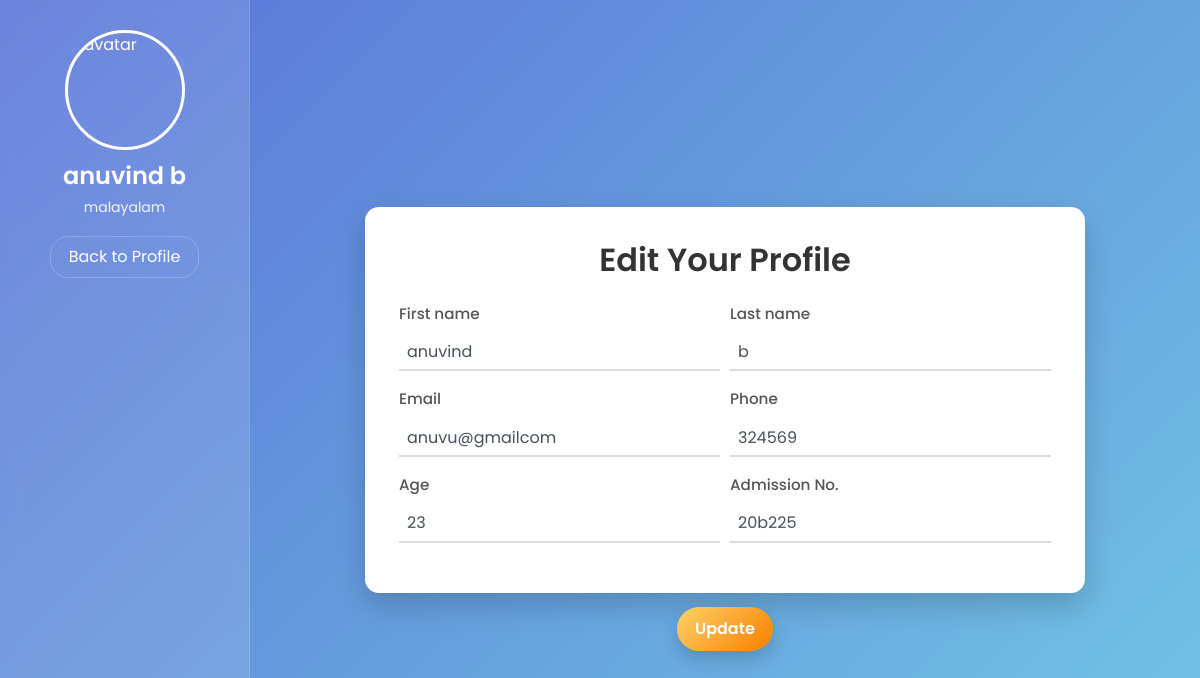
The app's page /student_profile_edit/ (signed in) with its own data.
### school_app/models.py (models this page shows)
class Student(models.Model):
    department_id = models.ForeignKey(Department,on_delete=models.CASCADE)
    student_id = models.ForeignKey(User, on_delete=models.CASCADE)
    phone = models.BigIntegerField()
    age = models.IntegerField()
    admission_number = models.CharField(max_length=20, null=False, blank=False)
    class Meta:
        db_table = 'student'

class User(AbstractUser):
    user_type = models.CharField(max_length= 30)

class Department(models.Model):
    department_name = models.CharField(max_length=40)
    class Meta:
        db_table = 'department'

### school_app/views.py (the view, shortened to what this page needs)
# urls.py: path('student_profile_edit/', views.student_profile_edit, name='student_profile_edit'),
@login_required(login_url='login_page')
def student_profile_edit(request):
    if request.user.user_type != 'student':
        return redirect('login_page')
    student = get_object_or_404(Student, student_id=request.user)
    if request.method == 'GET':
        return render(request, 'student_profile_edit.html', {
            'student': student,
        })

### school_app/templates/student_profile_edit.html (shortened to what this page needs)
<!DOCTYPE html>
<html lang="en">
<head>
  <link rel="stylesheet" href="https://cdn.jsdelivr.net/npm/bootstrap@4.3.1/dist/css/bootstrap.min.css">
</head>
<body>
  <div class="sidebar" aria-hidden="false">
    <img src="https://cdn-icons-png.flaticon.com/512/847/847969.png" alt="avatar">
    <h4>{{ student.student_id.first_name }} {{ student.student_id.last_name }}</h4>
    <p>{{ student.department_id.department_name }}</p>
    <a href="{% url 'student_profile' %}">Back to Profile</a>
  </div>
  <div class="main">
    <div class="form-card" id="formCard">
      <h2>Edit Your Profile</h2>
      <form id="profileForm" method="POST" novalidate>
        <div class="form-row">
          <div class="form-group col-md-6">
            <label for="first_name">First name</label>
            <input id="first_name" name="first_name" class="form-control" value="{{ student.student_id.first_name }}" required>
          </div>
          <div class="form-group col-md-6">
            <label for="last_name">Last name</label>
            <input id="last_name" name="last_name" class="form-control" value="{{ student.student_id.last_name }}" required>
          </div>
        </div>
        <div class="form-row">
          <div class="form-group col-md-6">
            <label for="email">Email</label>
            <input id="email" name="email" type="email" class="form-control" value="{{ student.student_id.email }}" required>
          </div>
          <div class="form-group col-md-6">
            <label for="phone">Phone</label>
            <input id="phone" name="phone" class="form-control" value="{{ student.phone }}" required>
          </div>
        </div>
        <div class="form-row">
          <div class="form-group col-md-6">
            <label for="age">Age</label>
            <input id="age" name="age" type="number" class="form-control" value="{{ student.age }}" required>
          </div>
          <div class="form-group col-md-6">
            <label for="admission">Admission No.</label>
            <input id="admission" name="admission_number" class="form-control" value="{{ student.admission_number|default:'' }}">
          </div>
        </div>
      </form>
    </div>
  </div>
  <button id="updateBtn" class="action-btn" aria-label="Update profile">Update</button>
</body>
</html>

### school_app/templates/student_profile_edit.html (style rules this page uses)
:root { --accent:#5A73D8; --accent-2:#70C6E4; --btn-grad-1:#ffd166; --btn-grad-2:#f77f00; }
html,body { height:100%; margin:0; font-family:"Poppins",sans-serif; }
body { display:flex; min-height:100vh; background: linear-gradient(135deg, var(--accent), var(--accent-2)); overflow:hidden; }
.sidebar { width:250px; padding:30px 18px; background: rgba(255,255,255,0.12); backdrop-filter: blur(8px); color:#fff; display:flex; flex-direction:column; align-items:center; border-right: 1px solid rgba(255,255,255,0.12); box-sizing:border-box; z-index: 2; }
.sidebar img { width:120px; height:120px; border-radius:50%; border:3px solid #fff; object-fit:cover; }
.sidebar h4 { margin:12px 0 6px; font-weight:600; }
.sidebar p { margin:0; opacity:0.9; font-size:14px; }
.sidebar a { margin-top:18px; color:#fff; text-decoration:none; padding:8px 18px; border-radius:18px; border:1px solid rgba(255,255,255,0.2); transition:all .2s; }
.main { flex:1; display:flex; align-items:center; justify-content:center; padding:40px; box-sizing:border-box; position:relative; }
.form-card { width:100%; max-width:720px; background:#fff; padding:34px; border-radius:14px; box-shadow: 0 12px 30px rgba(0,0,0,0.18); z-index:1; box-sizing:border-box; }
.form-card h2 { text-align:center; margin-bottom:22px; color:#333; font-weight:600; }
.form-control { border: none; border-bottom: 2px solid #ddd; border-radius: 0; padding-left:0.5rem; padding-right:0.5rem; box-shadow: none; transition: border-color .18s ease, box-shadow .18s ease; }
label { color:#555; font-weight:500; font-size:0.95rem; }
.action-btn { position: fixed; z-index: 9999; padding: 10px 18px; border-radius: 28px; font-weight:600; cursor:pointer; border:none; box-shadow: 0 8px 18px rgba(0,0,0,0.18); transition: transform .12s ease, box-shadow .12s ease; background: linear-gradient(135deg, var(--btn-grad-1), var(--btn-grad-2)); color:#fff; user-select:none; }

### records on screen
Student: student_id.first_name "anuvind", student_id.last_name "b", department_id.department_name "malayalam", first_name "anuvind", last_name "b", email "anuvu@gmailcom", phone "324569", age "23", admission_number "20b225"
